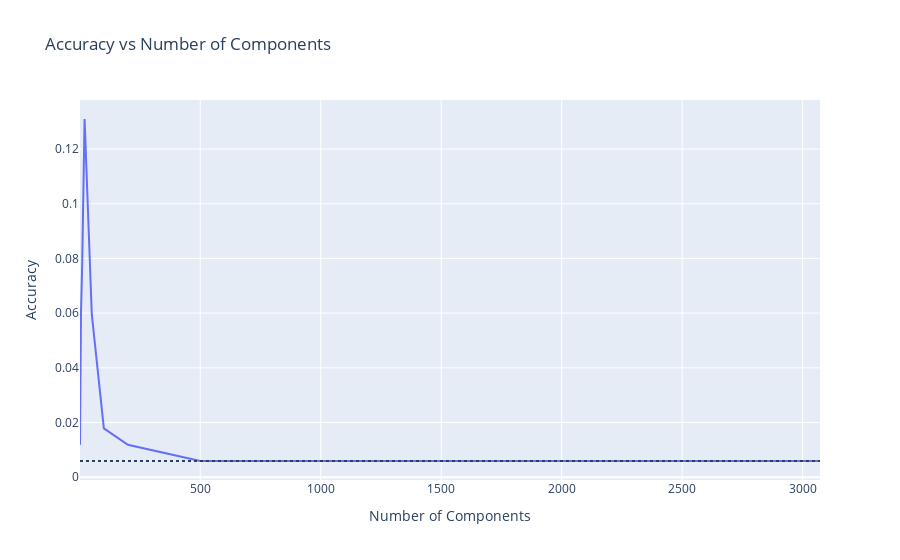

Notebook code for this chart:
### Code cell
'''Plotting accuracy with PCA varying the number of components'''

acc_without,_ , _ , _ = KNNclassifier(X_reshaped.T , y)
print("Accuracy without PCA: ",acc_without)

acc_with_pca = []
num_comps = [1, 2, 5, 10, 20, 50, 100, 200, 500, 1024 , 2048 , 3072]
for num_comp in num_comps:
    X_proj = np.dot(P[:num_comp] , X_reshaped)
    acc , _ , _ , _ = KNNclassifier(X_proj.T , y)
    acc_with_pca.append(acc)

fig = px.line(x=num_comps, y=acc_with_pca, title='Accuracy vs Number of Components')
fig.update_layout(xaxis_title='Number of Components', yaxis_title='Accuracy')
fig.add_hline(y=acc_without, line_dash="dot")
fig.show()

### Figure 1 — Plotly figure (JSON) as saved in the notebook; plotly's stock layout.template omitted (floating-point values rounded to 4 significant figures)
{"data": [{"hovertemplate": "x=%{x}<br>y=%{y}<extra></extra>", "legendgroup": "", "line": {"color": "#636efa", "dash": "solid"}, "mode": "lines", "name": "", "orientation": "v", "showlegend": false, "type": "scatter", "x": [1, 2, 5, 10, 20, 50, 100, 200, 500, 1024, 2048, 3072], "xaxis": "x", "y": [0.0119, 0.02976, 0.05952, 0.07738, 0.131, 0.05952, 0.01786, 0.0119, 0.005952, 0.005952, 0.005952, 0.005952], "yaxis": "y"}], "layout": {"legend": {"tracegroupgap": 0}, "shapes": [{"line": {"dash": "dot"}, "type": "line", "x0": 0, "x1": 1, "xref": "x domain", "y0": 0.005952, "y1": 0.005952, "yref": "y"}], "title": {"text": "Accuracy vs Number of Components"}, "xaxis": {"anchor": "y", "domain": [0, 1], "title": {"text": "Number of Components"}}, "yaxis": {"anchor": "x", "domain": [0, 1], "title": {"text": "Accuracy"}}}}
